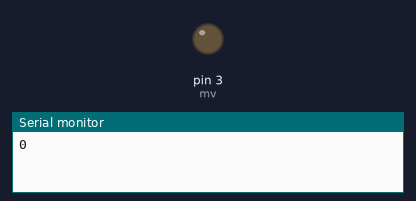
The sketch below on a simulated Arduino Uno, built with avr-gcc and run on an emulated ATmega328P. Shown: output pins drawn as LEDs (lit = HIGH), the last lines printed to the serial monitor.

Above: at 0.05 s.
At 5.75 s:
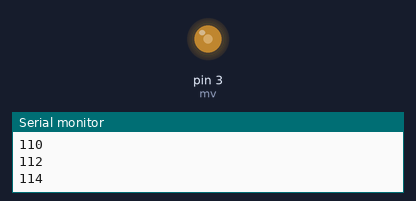
At 11.55 s:
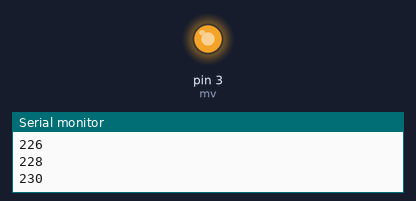
At 23.15 s:
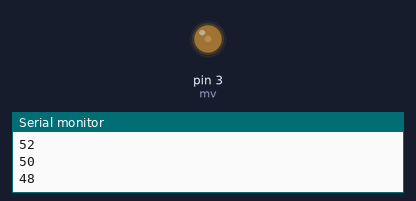
Timing chart, 0 to 33.1 s (numbered marks = the images above):
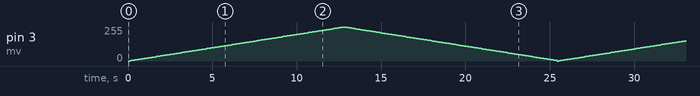

The sketch:

Disp_Ceguera2.ino
```cpp
int mv=3;

void setup() {
pinMode(mv,OUTPUT);
Serial.begin(9600);

}

void loop() {

for(int y=0; y<=255 ; y=y+2){
  analogWrite(mv,y);
  Serial.println(y);
  delay(100);
}

for(int y=254; y>=3 ; y=y-2){
  analogWrite(mv,y);
  Serial.println(y);
  delay(100);
}
}
```
